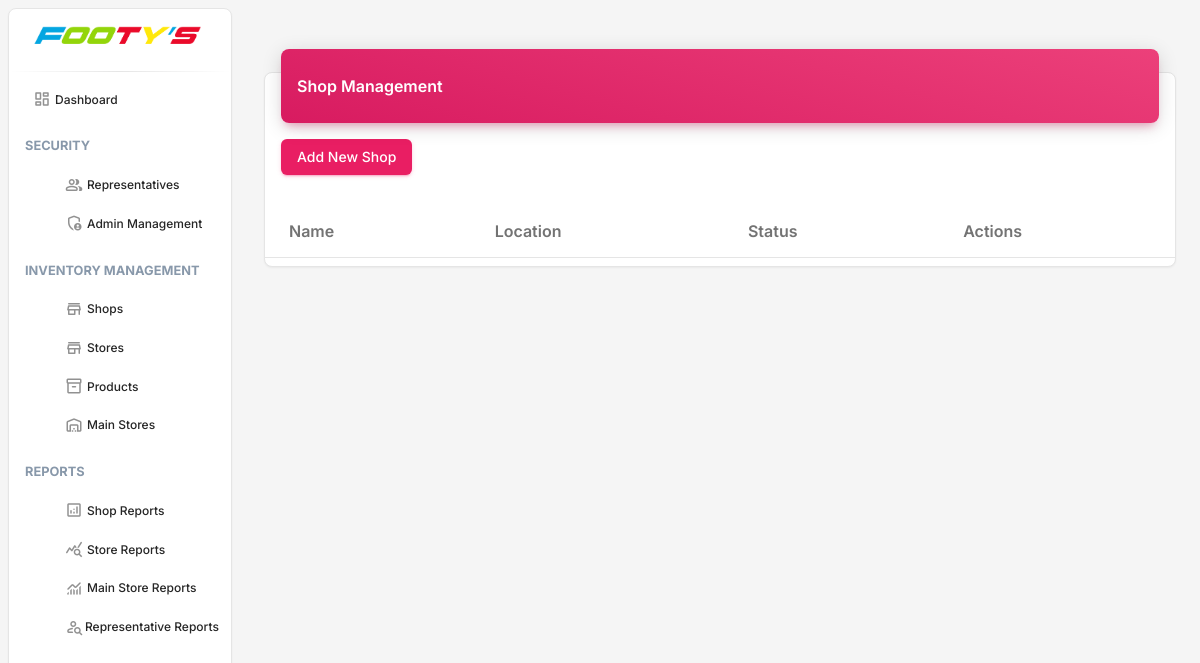
/track-n-trace/admin/shop-list/ (signed in), run on an earlier commit of the app's database.
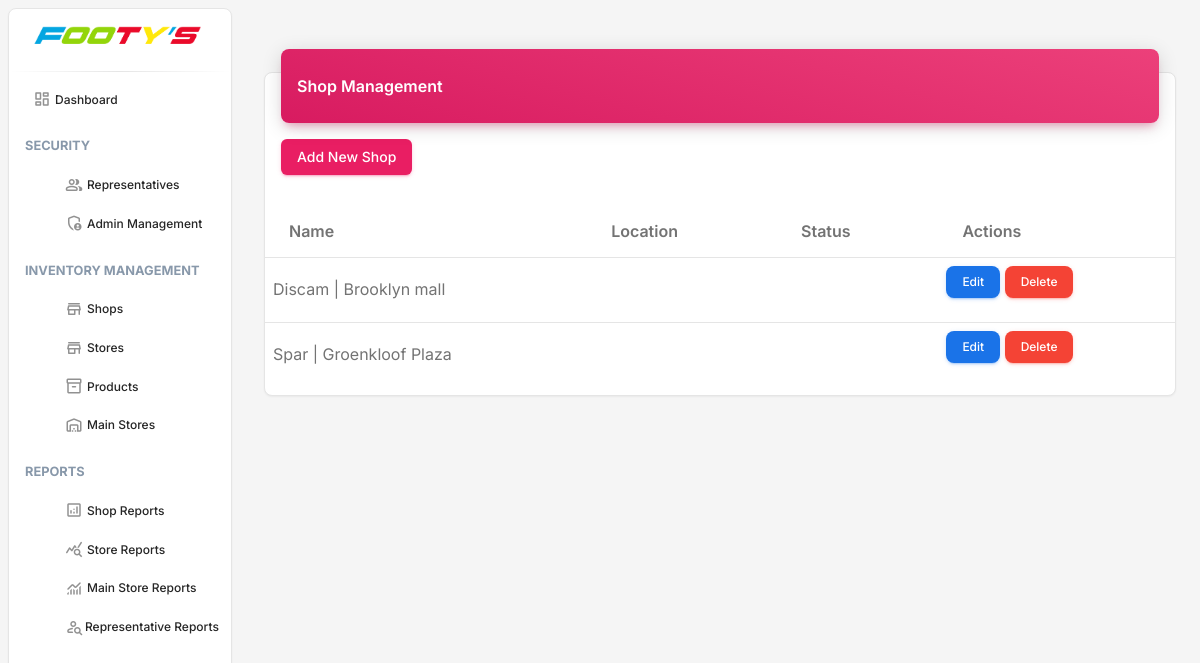
And on a later commit of the database.
### reptrack_trace/models.py (models this page shows, shortened)
class Shop(models.Model):
    name = models.CharField(max_length=255,null=True, blank=True)
    address = models.TextField(null=True, blank=True)
    manager_name = models.CharField(max_length=255,null=True, blank=True)
    manager_phone = models.CharField(max_length=20,null=True, blank=True)
    manager_email = models.EmailField()
    store_manager_name = models.CharField(max_length=255,null=True, blank=True)
    store_manager_phone = models.CharField(max_length=20,null=True, blank=True)
    store_manager_email = models.EmailField(null=True, blank=True)
    created_at = models.DateTimeField(auto_now_add=True)
    updated_at = models.DateTimeField(auto_now=True)

### reptrack_trace/views.py (the view)
# urls.py: path('admin/shop-list/', views.ShopAdminListView.as_view(), name='admin-shop-list'),
class ShopAdminListView(AdminRequiredMixin, ListView):
    model = Shop
    template_name = 'admin/shoplist.html'
    context_object_name = 'shops'

### reptrack_trace/views.py (called while the page is built)
    def test_func(self):
        return self.request.user.is_authenticated and self.request.user.role == User.ADMIN

### core/templates/admin/shoplist.html (shortened to what this page needs)
{% extends 'admin/base_admin.html' %}
{% load static %}
{% block content %}
<div class="container-fluid py-4">
    <div class="row">
        <div class="col-12">
            <div class="card my-4">
                <div class="card-header p-0 position-relative mt-n4 mx-3 z-index-2">
                    <div class="bg-gradient-primary shadow-primary border-radius-lg pt-4 pb-3">
                        <h6 class="text-white text-capitalize ps-3">Shop Management</h6>
                    </div>
                </div>
                <div class="card-body px-0 pb-2">
                    <div class="table-responsive p-0">
                        <div class="px-3 pb-3">
                            <a href="{% url 'reptrack_trace:admin-shop-create' %}" class="btn btn-primary">Add New Shop</a>
                        </div>
                        <table class="table align-items-center mb-0">
                            <thead>
                                <tr>
                                    <th>Name</th>
                                    <th>Location</th>
                                    <th>Status</th>
                                    <th>Actions</th>
                                </tr>
                            </thead>
                            <tbody>
                                {% for shop in shops %}
                                <tr>
                                    <td>{{ shop.name }}</td>
                                    <td>{{ shop.location }}</td>
                                    <td>{{ shop.status }}</td>
                                    <td>
                                        <a href="{% url 'reptrack_trace:admin-shop-update' shop.pk %}" class="btn btn-info btn-sm">Edit</a>
                                        <a href="{% url 'reptrack_trace:admin-shop-delete' shop.pk %}" class="btn btn-danger btn-sm">Delete</a>
                                    </td>
                                </tr>
                                {% endfor %}
                            </tbody>
                        </table>
                    </div>
                </div>
            </div>
        </div>
    </div>
</div>
{% endblock %}

What changed in the data, as far as the page shows it:
added Shop: name "Discam | Brooklyn mall"
added Shop: name "Spar | Groenkloof Plaza"
